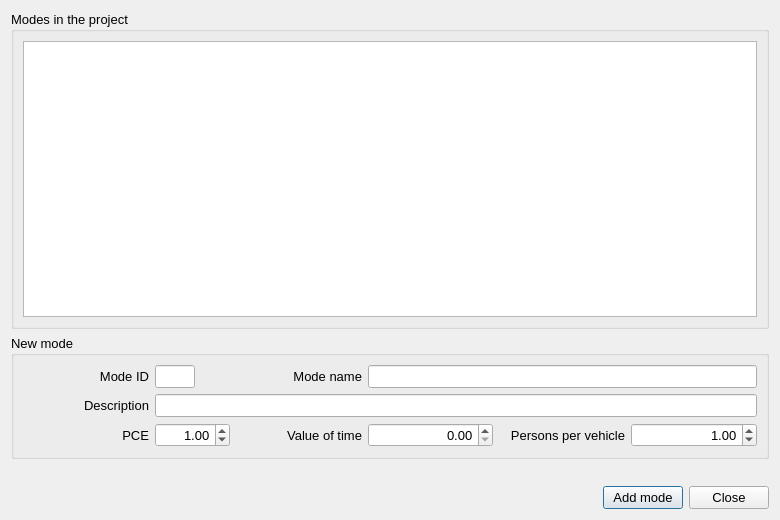
<?xml version="1.0" encoding="UTF-8"?>
<ui version="4.0">
 <class>ui_add_mode</class>
 <widget class="QDialog" name="ui_add_mode">
  <property name="geometry">
   <rect>
    <x>0</x>
    <y>0</y>
    <width>780</width>
    <height>520</height>
   </rect>
  </property>
  <property name="font">
   <font>
    <pointsize>10</pointsize>
   </font>
  </property>
  <property name="windowTitle">
   <string>AequilibraE - Add mode</string>
  </property>
  <layout class="QGridLayout" name="gridLayout">
   <item row="0" column="0">
    <widget class="QGroupBox" name="box_existing">
     <property name="title">
      <string>Modes in the project</string>
     </property>
     <layout class="QGridLayout" name="gridLayout_existing">
      <item row="0" column="0">
       <widget class="QTableWidget" name="tbl_existing">
        <property name="editTriggers">
         <set>QAbstractItemView::NoEditTriggers</set>
        </property>
        <property name="selectionMode">
         <enum>QAbstractItemView::SingleSelection</enum>
        </property>
        <property name="selectionBehavior">
         <enum>QAbstractItemView::SelectRows</enum>
        </property>
        <property name="rowCount">
         <number>0</number>
        </property>
        <property name="columnCount">
         <number>0</number>
        </property>
        <attribute name="verticalHeaderVisible">
         <bool>false</bool>
        </attribute>
       </widget>
      </item>
     </layout>
    </widget>
   </item>
   <item row="1" column="0">
    <widget class="QGroupBox" name="box_new">
     <property name="title">
      <string>New mode</string>
     </property>
     <layout class="QGridLayout" name="gridLayout_new">
      <item row="0" column="0">
       <widget class="QLabel" name="lbl_id">
        <property name="text">
         <string>Mode ID</string>
        </property>
        <property name="alignment">
         <set>Qt::AlignRight|Qt::AlignTrailing|Qt::AlignVCenter</set>
        </property>
       </widget>
      </item>
      <item row="0" column="1">
       <widget class="QLineEdit" name="txt_id">
        <property name="maximumSize">
         <size>
          <width>40</width>
          <height>16777215</height>
         </size>
        </property>
        <property name="maxLength">
         <number>1</number>
        </property>
        <property name="alignment">
         <set>Qt::AlignHCenter|Qt::AlignVCenter</set>
        </property>
       </widget>
      </item>
      <item row="0" column="2">
       <widget class="QLabel" name="lbl_name">
        <property name="text">
         <string>Mode name</string>
        </property>
        <property name="alignment">
         <set>Qt::AlignRight|Qt::AlignTrailing|Qt::AlignVCenter</set>
        </property>
       </widget>
      </item>
      <item row="0" column="3" colspan="3">
       <widget class="QLineEdit" name="txt_name"/>
      </item>
      <item row="1" column="0">
       <widget class="QLabel" name="lbl_description">
        <property name="text">
         <string>Description</string>
        </property>
        <property name="alignment">
         <set>Qt::AlignRight|Qt::AlignTrailing|Qt::AlignVCenter</set>
        </property>
       </widget>
      </item>
      <item row="1" column="1" colspan="5">
       <widget class="QLineEdit" name="txt_description"/>
      </item>
      <item row="2" column="0">
       <widget class="QLabel" name="lbl_pce">
        <property name="text">
         <string>PCE</string>
        </property>
        <property name="alignment">
         <set>Qt::AlignRight|Qt::AlignTrailing|Qt::AlignVCenter</set>
        </property>
       </widget>
      </item>
      <item row="2" column="1">
       <widget class="QDoubleSpinBox" name="dsb_pce">
        <property name="alignment">
         <set>Qt::AlignRight|Qt::AlignTrailing|Qt::AlignVCenter</set>
        </property>
        <property name="minimum">
         <double>0.010000000000000</double>
        </property>
        <property name="maximum">
         <double>1000.000000000000000</double>
        </property>
        <property name="singleStep">
         <double>0.100000000000000</double>
        </property>
        <property name="value">
         <double>1.000000000000000</double>
        </property>
       </widget>
      </item>
      <item row="2" column="2">
       <widget class="QLabel" name="lbl_vot">
        <property name="text">
         <string>Value of time</string>
        </property>
        <property name="alignment">
         <set>Qt::AlignRight|Qt::AlignTrailing|Qt::AlignVCenter</set>
        </property>
       </widget>
      </item>
      <item row="2" column="3">
       <widget class="QDoubleSpinBox" name="dsb_vot">
        <property name="alignment">
         <set>Qt::AlignRight|Qt::AlignTrailing|Qt::AlignVCenter</set>
        </property>
        <property name="maximum">
         <double>100000.000000000000000</double>
        </property>
       </widget>
      </item>
      <item row="2" column="4">
       <widget class="QLabel" name="lbl_ppv">
        <property name="text">
         <string>Persons per vehicle</string>
        </property>
        <property name="alignment">
         <set>Qt::AlignRight|Qt::AlignTrailing|Qt::AlignVCenter</set>
        </property>
       </widget>
      </item>
      <item row="2" column="5">
       <widget class="QDoubleSpinBox" name="dsb_ppv">
        <property name="alignment">
         <set>Qt::AlignRight|Qt::AlignTrailing|Qt::AlignVCenter</set>
        </property>
        <property name="maximum">
         <double>1000.000000000000000</double>
        </property>
        <property name="singleStep">
         <double>0.100000000000000</double>
        </property>
        <property name="value">
         <double>1.000000000000000</double>
        </property>
       </widget>
      </item>
     </layout>
    </widget>
   </item>
   <item row="2" column="0">
    <widget class="QLabel" name="lbl_feedback">
     <property name="text">
      <string/>
     </property>
     <property name="wordWrap">
      <bool>true</bool>
     </property>
    </widget>
   </item>
   <item row="3" column="0">
    <layout class="QHBoxLayout" name="layout_buttons">
     <item>
      <spacer name="spacer_buttons">
       <property name="orientation">
        <enum>Qt::Horizontal</enum>
       </property>
       <property name="sizeHint" stdset="0">
        <size>
         <width>40</width>
         <height>20</height>
        </size>
       </property>
      </spacer>
     </item>
     <item>
      <widget class="QPushButton" name="but_add">
       <property name="text">
        <string>Add mode</string>
       </property>
      </widget>
     </item>
     <item>
      <widget class="QPushButton" name="but_close">
       <property name="text">
        <string>Close</string>
       </property>
      </widget>
     </item>
    </layout>
   </item>
  </layout>
 </widget>
 <resources/>
 <connections/>
</ui>
